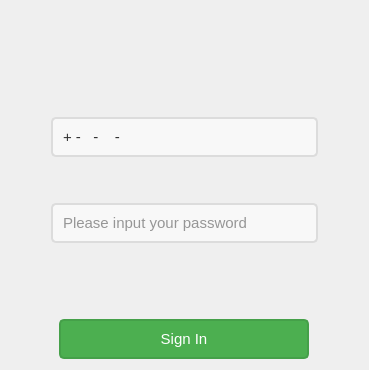
<?xml version="1.0" encoding="UTF-8"?>
<ui version="4.0">
 <class>SignInForm</class>
 <widget class="QWidget" name="SignInForm">
  <property name="geometry">
   <rect>
    <x>0</x>
    <y>0</y>
    <width>369</width>
    <height>370</height>
   </rect>
  </property>
  <property name="windowTitle">
   <string>Form</string>
  </property>
  <property name="styleSheet">
   <string notr="true">QLineEdit {
    background-color: #f8f8f8; /* Light gray background */
    border: 2px solid #dcdcdc; /* Light border color */
    border-radius: 5px; /* Rounded corners */
    padding: 8px; /* Padding inside the QLineEdit */
    color: #333333; /* Text color */
    selection-background-color: #a0a0a0; /* Background color when text is selected */
}

QLineEdit:focus {
    border: 2px solid #007acc; /* Border color when QLineEdit is focused */
}

QLineEdit::placeholder {
    color: #a0a0a0; /* Placeholder text color */
}

QLineEdit:hover {
    border: 2px solid #a0a0a0; /* Border color on hover */
}
QPushButton {
    background-color: #4CAF50; /* Green background color */
    border: 2px solid #45a049; /* Dark green border */
    color: #ffffff; /* White text color */
    padding: 10px 20px; /* Padding inside the button */
    border-radius: 5px; /* Rounded corners */
}

QPushButton:hover {
    background-color: #45a049; /* Dark green background on hover */
}

QPushButton:pressed {
    background-color: #3c883c; /* Slightly darker green when pressed */
    border: 2px solid #367d36; /* Slightly darker border when pressed */
}

QPushButton:focus {
    outline: none; /* Remove the focus border on click */
}

QPushButton:disabled {
    background-color: #dcdcdc; /* Light gray background for disabled state */
    border: 2px solid #dcdcdc; /* Light gray border for disabled state */
    color: #a0a0a0; /* Light gray text color for disabled state */
}
</string>
  </property>
  <layout class="QVBoxLayout" name="verticalLayout_3">
   <item>
    <layout class="QHBoxLayout" name="horizontalLayout_3">
     <item>
      <spacer name="horizontalSpacer_4">
       <property name="orientation">
        <enum>Qt::Horizontal</enum>
       </property>
       <property name="sizeType">
        <enum>QSizePolicy::Expanding</enum>
       </property>
       <property name="sizeHint" stdset="0">
        <size>
         <width>40</width>
         <height>20</height>
        </size>
       </property>
      </spacer>
     </item>
     <item>
      <widget class="QLabel" name="lblHint">
       <property name="minimumSize">
        <size>
         <width>100</width>
         <height>100</height>
        </size>
       </property>
       <property name="maximumSize">
        <size>
         <width>150</width>
         <height>150</height>
        </size>
       </property>
       <property name="text">
        <string/>
       </property>
       <property name="pixmap">
        <pixmap resource="resource.qrc">:/icons/key-password-svgrepo-com.svg</pixmap>
       </property>
       <property name="scaledContents">
        <bool>true</bool>
       </property>
       <property name="alignment">
        <set>Qt::AlignCenter</set>
       </property>
      </widget>
     </item>
     <item>
      <spacer name="horizontalSpacer_5">
       <property name="orientation">
        <enum>Qt::Horizontal</enum>
       </property>
       <property name="sizeHint" stdset="0">
        <size>
         <width>40</width>
         <height>20</height>
        </size>
       </property>
      </spacer>
     </item>
    </layout>
   </item>
   <item>
    <layout class="QVBoxLayout" name="verticalLayout_2">
     <item>
      <layout class="QHBoxLayout" name="horizontalLayout_2">
       <item>
        <spacer name="horizontalSpacer_2">
         <property name="orientation">
          <enum>Qt::Horizontal</enum>
         </property>
         <property name="sizeType">
          <enum>QSizePolicy::Minimum</enum>
         </property>
         <property name="sizeHint" stdset="0">
          <size>
           <width>40</width>
           <height>20</height>
          </size>
         </property>
        </spacer>
       </item>
       <item>
        <layout class="QVBoxLayout" name="verticalLayout">
         <item>
          <widget class="QLineEdit" name="phoneEdit">
           <property name="minimumSize">
            <size>
             <width>100</width>
             <height>40</height>
            </size>
           </property>
           <property name="maximumSize">
            <size>
             <width>300</width>
             <height>40</height>
            </size>
           </property>
           <property name="font">
            <font>
             <pointsize>11</pointsize>
            </font>
           </property>
           <property name="inputMask">
            <string>\+9\-999\-9999\-999</string>
           </property>
           <property name="placeholderText">
            <string>Input your phone</string>
           </property>
          </widget>
         </item>
         <item>
          <spacer name="verticalSpacer">
           <property name="orientation">
            <enum>Qt::Vertical</enum>
           </property>
           <property name="sizeHint" stdset="0">
            <size>
             <width>20</width>
             <height>40</height>
            </size>
           </property>
          </spacer>
         </item>
         <item>
          <widget class="QLineEdit" name="passwordEdit">
           <property name="minimumSize">
            <size>
             <width>100</width>
             <height>40</height>
            </size>
           </property>
           <property name="maximumSize">
            <size>
             <width>300</width>
             <height>40</height>
            </size>
           </property>
           <property name="font">
            <font>
             <pointsize>11</pointsize>
            </font>
           </property>
           <property name="echoMode">
            <enum>QLineEdit::Password</enum>
           </property>
           <property name="placeholderText">
            <string>Please input your password</string>
           </property>
          </widget>
         </item>
        </layout>
       </item>
       <item>
        <spacer name="horizontalSpacer_3">
         <property name="orientation">
          <enum>Qt::Horizontal</enum>
         </property>
         <property name="sizeType">
          <enum>QSizePolicy::Minimum</enum>
         </property>
         <property name="sizeHint" stdset="0">
          <size>
           <width>40</width>
           <height>20</height>
          </size>
         </property>
        </spacer>
       </item>
      </layout>
     </item>
     <item>
      <spacer name="verticalSpacer_2">
       <property name="orientation">
        <enum>Qt::Vertical</enum>
       </property>
       <property name="sizeHint" stdset="0">
        <size>
         <width>20</width>
         <height>40</height>
        </size>
       </property>
      </spacer>
     </item>
     <item>
      <layout class="QHBoxLayout" name="horizontalLayout">
       <item>
        <widget class="QPushButton" name="signInBtn">
         <property name="minimumSize">
          <size>
           <width>100</width>
           <height>35</height>
          </size>
         </property>
         <property name="maximumSize">
          <size>
           <width>250</width>
           <height>40</height>
          </size>
         </property>
         <property name="font">
          <font>
           <pointsize>11</pointsize>
          </font>
         </property>
         <property name="text">
          <string>Sign In</string>
         </property>
         <property name="icon">
          <iconset resource="resource.qrc">
           <normaloff>:/icons/signIn.svg</normaloff>:/icons/signIn.svg</iconset>
         </property>
         <property name="iconSize">
          <size>
           <width>25</width>
           <height>25</height>
          </size>
         </property>
        </widget>
       </item>
      </layout>
     </item>
    </layout>
   </item>
  </layout>
 </widget>
 <resources>
  <include location="resource.qrc"/>
 </resources>
 <connections/>
</ui>
